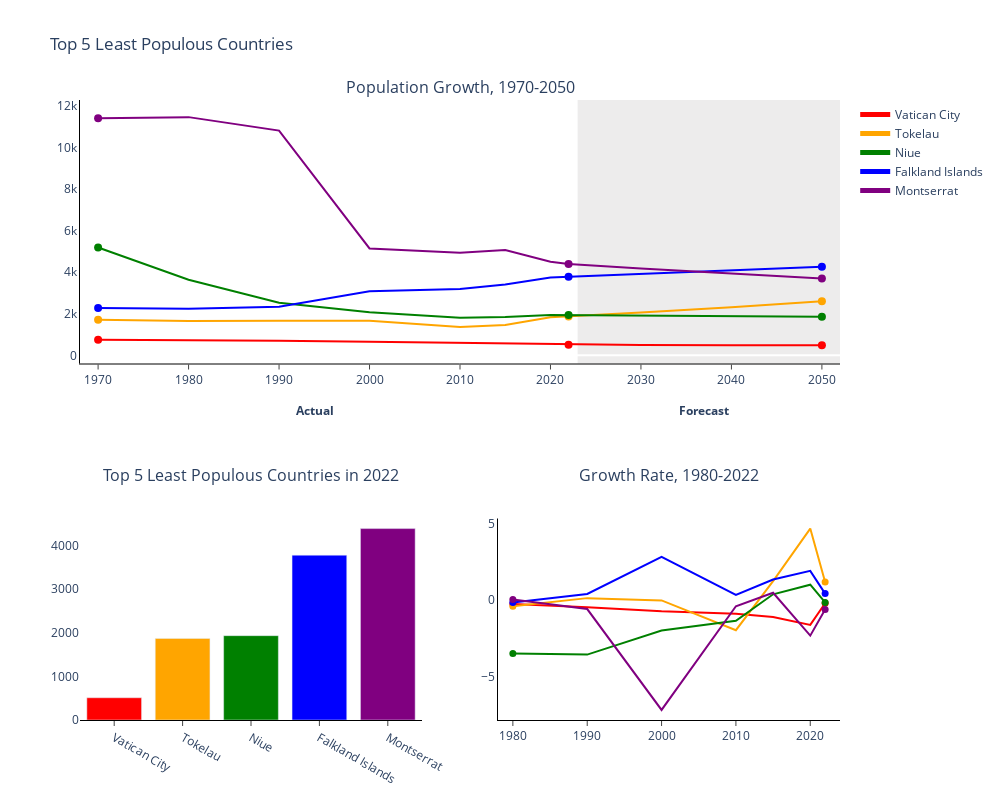

Notebook cell for this chart:
### Markdown cell above
Top 5 Least Populous Countries

### Code cell
df_least_population = df_population.sort_values(by="Rank", ascending=False)[:5][country_pop_col]
df_least_population = df_least_population.set_index("Country").transpose()
df_least_population.index = clean_pop_col
df_least_population = df_least_population.sort_index()

population_2022 = df_least_population.loc[2022, :]

df_gr = df_population.sort_values(by="Rank", ascending=False)[:5][country_gr_col]
df_gr = df_gr.set_index("Country").transpose()
df_gr.index = clean_gr_col
df_gr = df_gr.sort_index()
df_gr = df_gr[1:8]

list_data = [df_least_population, population_2022, df_gr]

draw_subplots(list_data, "Top 5 Least Populous Countries")

### Figure 1 — Plotly figure (JSON) as saved in the notebook; plotly's stock layout.template omitted (floating-point values rounded to 4 significant figures)
{"data": [{"marker": {"color": "red"}, "mode": "lines", "name": "Vatican City", "type": "scatter", "x": [1970, 1980, 1990, 2000, 2010, 2015, 2020, 2022, 2030, 2040, 2050], "xaxis": "x", "y": [752, 733, 700, 651, 596, 564, 520, 510, 501, 491, 482], "yaxis": "y"}, {"marker": {"color": "red", "size": 8}, "mode": "markers", "showlegend": false, "type": "scatter", "x": [1970, 2022, 2050], "xaxis": "x", "y": [752, 510, 482], "yaxis": "y"}, {"marker": {"color": "orange"}, "mode": "lines", "name": "Tokelau", "type": "scatter", "x": [1970, 1980, 1990, 2000, 2010, 2015, 2020, 2022, 2030, 2040, 2050], "xaxis": "x", "y": [1714, 1647, 1669, 1666, 1367, 1454, 1827, 1871, 2056, 2314, 2605], "yaxis": "y"}, {"marker": {"color": "orange", "size": 8}, "mode": "markers", "showlegend": false, "type": "scatter", "x": [1970, 2022, 2050], "xaxis": "x", "y": [1714, 1871, 2605], "yaxis": "y"}, {"marker": {"color": "green"}, "mode": "lines", "name": "Niue", "type": "scatter", "x": [1970, 1980, 1990, 2000, 2010, 2015, 2020, 2022, 2030, 2040, 2050], "xaxis": "x", "y": [5185, 3637, 2533, 2074, 1812, 1847, 1942, 1934, 1910, 1882, 1854], "yaxis": "y"}, {"marker": {"color": "green", "size": 8}, "mode": "markers", "showlegend": false, "type": "scatter", "x": [1970, 2022, 2050], "xaxis": "x", "y": [5185, 1934, 1854], "yaxis": "y"}, {"marker": {"color": "blue"}, "mode": "lines", "name": "Falkland Islands", "type": "scatter", "x": [1970, 1980, 1990, 2000, 2010, 2015, 2020, 2022, 2030, 2040, 2050], "xaxis": "x", "y": [2274, 2240, 2332, 3080, 3187, 3408, 3747, 3780, 3912, 4083, 4262], "yaxis": "y"}, {"marker": {"color": "blue", "size": 8}, "mode": "markers", "showlegend": false, "type": "scatter", "x": [1970, 2022, 2050], "xaxis": "x", "y": [2274, 3780, 4262], "yaxis": "y"}, {"marker": {"color": "purple"}, "mode": "lines", "name": "Montserrat", "type": "scatter", "x": [1970, 1980, 1990, 2000, 2010, 2015, 2020, 2022, 2030, 2040, 2050], "xaxis": "x", "y": [11402, 11452, 10805, 5138, 4938, 5059, 4500, 4390, 4180, 3932, 3698], "yaxis": "y"}, {"marker": {"color": "purple", "size": 8}, "mode": "markers", "showlegend": false, "type": "scatter", "x": [1970, 2022, 2050], "xaxis": "x", "y": [11402, 4390, 3698], "yaxis": "y"}, {"marker": {"color": ["red", "orange", "green", "blue", "purple", "indigo"]}, "showlegend": false, "type": "bar", "x": ["Vatican City", "Tokelau", "Niue", "Falkland Islands", "Montserrat"], "xaxis": "x2", "y": [510, 1871, 1934, 3780, 4390], "yaxis": "y2"}, {"marker": {"color": "red"}, "mode": "lines", "name": "Vatican City", "showlegend": false, "type": "scatter", "x": [1980, 1990, 2000, 2010, 2015, 2020, 2022], "xaxis": "x3", "y": [-0.2556, -0.4596, -0.7231, -0.8788, -1.098, -1.611, -0.2], "yaxis": "y3"}, {"marker": {"color": "red", "size": 7}, "mode": "markers", "showlegend": false, "type": "scatter", "x": [1980, 2022], "xaxis": "x3", "y": [-0.2556, -0.2], "yaxis": "y3"}, {"marker": {"color": "orange"}, "mode": "lines", "name": "Tokelau", "showlegend": false, "type": "scatter", "x": [1980, 1990, 2000, 2010, 2015, 2020, 2022], "xaxis": "x3", "y": [-0.3979, 0.1328, -0.01799, -1.959, 1.242, 4.673, 1.19], "yaxis": "y3"}, {"marker": {"color": "orange", "size": 7}, "mode": "markers", "showlegend": false, "type": "scatter", "x": [1980, 2022], "xaxis": "x3", "y": [-0.3979, 1.19], "yaxis": "y3"}, {"marker": {"color": "green"}, "mode": "lines", "name": "Niue", "showlegend": false, "type": "scatter", "x": [1980, 1990, 2000, 2010, 2015, 2020, 2022], "xaxis": "x3", "y": [-3.484, -3.553, -1.979, -1.341, 0.3834, 1.008, -0.15], "yaxis": "y3"}, {"marker": {"color": "green", "size": 7}, "mode": "markers", "showlegend": false, "type": "scatter", "x": [1980, 2022], "xaxis": "x3", "y": [-3.484, -0.15], "yaxis": "y3"}, {"marker": {"color": "blue"}, "mode": "lines", "name": "Falkland Islands", "showlegend": false, "type": "scatter", "x": [1980, 1990, 2000, 2010, 2015, 2020, 2022], "xaxis": "x3", "y": [-0.1505, 0.4033, 2.821, 0.3421, 1.35, 1.915, 0.43], "yaxis": "y3"}, {"marker": {"color": "blue", "size": 7}, "mode": "markers", "showlegend": false, "type": "scatter", "x": [1980, 2022], "xaxis": "x3", "y": [-0.1505, 0.43], "yaxis": "y3"}, {"marker": {"color": "purple"}, "mode": "lines", "name": "Montserrat", "showlegend": false, "type": "scatter", "x": [1980, 1990, 2000, 2010, 2015, 2020, 2022], "xaxis": "x3", "y": [0.04377, -0.5799, -7.164, -0.3962, 0.4853, -2.315, -0.61], "yaxis": "y3"}, {"marker": {"color": "purple", "size": 7}, "mode": "markers", "showlegend": false, "type": "scatter", "x": [1980, 2022], "xaxis": "x3", "y": [0.04377, -0.61], "yaxis": "y3"}], "layout": {"annotations": [{"font": {"size": 16}, "showarrow": false, "text": "Population Growth, 1970-2050", "x": 0.5, "xanchor": "center", "xref": "paper", "y": 1, "yanchor": "bottom", "yref": "paper"}, {"font": {"size": 16}, "showarrow": false, "text": "Top 5 Least Populous Countries in 2022", "x": 0.225, "xanchor": "center", "xref": "paper", "y": 0.375, "yanchor": "bottom", "yref": "paper"}, {"font": {"size": 16}, "showarrow": false, "text": "Growth Rate, 1980-2022", "x": 0.775, "xanchor": "center", "xref": "paper", "y": 0.375, "yanchor": "bottom", "yref": "paper"}, {"showarrow": false, "text": "<b>Actual<b>", "x": 1994, "xref": "x", "y": 0.5, "yref": "paper"}, {"showarrow": false, "text": "<b>Forecast<b>", "x": 2037, "xref": "x", "y": 0.5, "yref": "paper"}], "height": 800, "legend": {"itemsizing": "constant"}, "plot_bgcolor": "white", "shapes": [{"fillcolor": "#dbd9d9", "layer": "below", "line": {"width": 0}, "opacity": 0.5, "type": "rect", "x0": 2023, "x1": 2055, "xref": "x", "y0": 0, "y1": 1, "yref": "y domain"}], "showlegend": true, "title": {"text": "Top 5 Least Populous Countries"}, "width": 1000, "xaxis": {"anchor": "y", "domain": [0, 1], "linecolor": "black", "range": [1968, 2052], "showgrid": false, "ticks": "outside"}, "xaxis2": {"anchor": "y2", "domain": [0, 0.45], "linecolor": "black", "showgrid": false, "ticks": "outside"}, "xaxis3": {"anchor": "y3", "domain": [0.55, 1], "linecolor": "black", "range": [1978, 2024], "showgrid": false, "ticks": "outside"}, "yaxis": {"anchor": "x", "domain": [0.575, 1], "linecolor": "black", "showgrid": false}, "yaxis2": {"anchor": "x2", "domain": [0, 0.325]}, "yaxis3": {"anchor": "x3", "domain": [0, 0.325], "linecolor": "black", "showgrid": false}}}
